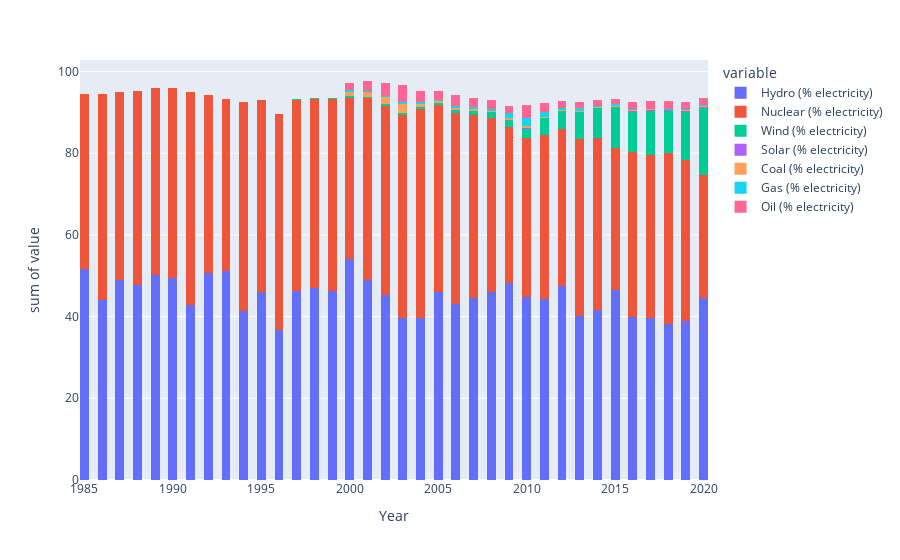

The notebook cell saved with this chart:
### Code cell
nationStats(nations["Sweden"])

### Figure 1 — Plotly figure (JSON) as saved in the notebook; plotly's stock layout.template omitted (floating-point values rounded to 4 significant figures)
{"data": [{"alignmentgroup": "True", "bingroup": "x", "histfunc": "sum", "hovertemplate": "variable=Hydro (% electricity)<br>Year=%{x}<br>sum of value=%{y}<extra></extra>", "legendgroup": "Hydro (% electricity)", "marker": {"color": "#636efa", "pattern": {"shape": ""}}, "name": "Hydro (% electricity)", "nbinsx": 100, "offsetgroup": "Hydro (% electricity)", "orientation": "v", "showlegend": true, "type": "histogram", "x": [2000, 2001, 2002, 2003, 2004, 2005, 2006, 2007, 2008, 2009, 2010, 2011, 2012, 2013, 2014, 2015, 2016, 2017, 2018, 2019, 2020, 1985, 1986, 1987, 1988, 1989, 1990, 1991, 1992, 1993, 1994, 1995, 1996, 1997, 1998, 1999], "xaxis": "x", "y": [54.11, 48.92, 45.24, 39.55, 39.64, 45.97, 43.08, 44.46, 46.08, 48.2, 44.73, 44.21, 47.43, 40.1, 41.53, 46.49, 39.78, 39.67, 38.08, 39.02, 44.56, 51.76, 43.95, 49.02, 47.79, 50.14, 49.49, 42.91, 50.78, 51.19, 41.32, 45.9, 36.79, 46.22, 47.01, 46.2], "yaxis": "y"}, {"alignmentgroup": "True", "bingroup": "x", "histfunc": "sum", "hovertemplate": "variable=Nuclear (% electricity)<br>Year=%{x}<br>sum of value=%{y}<extra></extra>", "legendgroup": "Nuclear (% electricity)", "marker": {"color": "#EF553B", "pattern": {"shape": ""}}, "name": "Nuclear (% electricity)", "nbinsx": 100, "offsetgroup": "Nuclear (% electricity)", "orientation": "v", "showlegend": true, "type": "histogram", "x": [2000, 2001, 2002, 2003, 2004, 2005, 2006, 2007, 2008, 2009, 2010, 2011, 2012, 2013, 2014, 2015, 2016, 2017, 2018, 2019, 2020, 1985, 1986, 1987, 1988, 1989, 1990, 1991, 1992, 1993, 1994, 1995, 1996, 1997, 1998, 1999], "xaxis": "x", "y": [39.47, 44.62, 46.43, 49.8, 51.08, 45.7, 46.74, 45.0, 42.62, 38.19, 38.96, 40.24, 38.48, 43.43, 42.25, 34.79, 40.48, 40.0, 41.96, 39.38, 30.18, 42.7, 50.45, 45.97, 47.48, 45.85, 46.54, 52.08, 43.39, 42.11, 51.14, 47.14, 52.81, 46.8, 46.28, 47.17], "yaxis": "y"}, {"alignmentgroup": "True", "bingroup": "x", "histfunc": "sum", "hovertemplate": "variable=Wind (% electricity)<br>Year=%{x}<br>sum of value=%{y}<extra></extra>", "legendgroup": "Wind (% electricity)", "marker": {"color": "#00cc96", "pattern": {"shape": ""}}, "name": "Wind (% electricity)", "nbinsx": 100, "offsetgroup": "Wind (% electricity)", "orientation": "v", "showlegend": true, "type": "histogram", "x": [2000, 2001, 2002, 2003, 2004, 2005, 2006, 2007, 2008, 2009, 2010, 2011, 2012, 2013, 2014, 2015, 2016, 2017, 2018, 2019, 2020, 1985, 1986, 1987, 1988, 1989, 1990, 1991, 1992, 1993, 1994, 1995, 1996, 1997, 1998, 1999], "xaxis": "x", "y": [0.3147, 0.2983, 0.4145, 0.5016, 0.567, 0.5904, 0.6868, 0.9582, 1.333, 1.823, 2.349, 4.064, 4.304, 6.431, 7.317, 10.08, 9.929, 10.72, 10.18, 11.68, 16.39, 0.004375, 0.004327, 0.004094, 0.003419, 0.003494, 0.004095, 0.00882, 0.02117, 0.03566, 0.05243, 0.07078, 0.1024, 0.1359, 0.1937, 0.2307], "yaxis": "y"}, {"alignmentgroup": "True", "bingroup": "x", "histfunc": "sum", "hovertemplate": "variable=Solar (% electricity)<br>Year=%{x}<br>sum of value=%{y}<extra></extra>", "legendgroup": "Solar (% electricity)", "marker": {"color": "#ab63fa", "pattern": {"shape": ""}}, "name": "Solar (% electricity)", "nbinsx": 100, "offsetgroup": "Solar (% electricity)", "orientation": "v", "showlegend": true, "type": "histogram", "x": [2000, 2001, 2002, 2003, 2004, 2005, 2006, 2007, 2008, 2009, 2010, 2011, 2012, 2013, 2014, 2015, 2016, 2017, 2018, 2019, 2020, 1985, 1986, 1987, 1988, 1989, 1990, 1991, 1992, 1993, 1994, 1995, 1996, 1997, 1998, 1999], "xaxis": "x", "y": [0.0009764, 0.00094, 0.001139, 0.001347, 0.001302, 0.001343, 0.001696, 0.002109, 0.002669, 0.005124, 0.005793, 0.00732, 0.01142, 0.02287, 0.03061, 0.05988, 0.09173, 0.1401, 0.2491, 0.2386, 0.2446, 0, 0, 0, 0, 0, 0, 0, 0, 0.0006858, 0.0006991, 0.0006741, 0.0007111, 0.0006693, 0.0006289, 0.0006445], "yaxis": "y"}, {"alignmentgroup": "True", "bingroup": "x", "histfunc": "sum", "hovertemplate": "variable=Coal (% electricity)<br>Year=%{x}<br>sum of value=%{y}<extra></extra>", "legendgroup": "Coal (% electricity)", "marker": {"color": "#FFA15A", "pattern": {"shape": ""}}, "name": "Coal (% electricity)", "nbinsx": 100, "offsetgroup": "Coal (% electricity)", "orientation": "v", "showlegend": true, "type": "histogram", "x": [2000, 2001, 2002, 2003, 2004, 2005, 2006, 2007, 2008, 2009, 2010, 2011, 2012, 2013, 2014, 2015, 2016, 2017, 2018, 2019, 2020, 1985, 1986, 1987, 1988, 1989, 1990, 1991, 1992, 1993, 1994, 1995, 1996, 1997, 1998, 1999], "xaxis": "x", "y": [1.126, 1.163, 1.618, 2.102, 0.6659, 0.4092, 0.6135, 0.4361, 0.3429, 0.377, 0.6885, 0.4372, 0.2902, 0.4267, 0.2416, 0.2389, 0.1687, 0.1961, 0.2051, 0.1964, 0.2013, null, null, null, null, null, null, null, null, null, null, null, null, null, null, null], "yaxis": "y"}, {"alignmentgroup": "True", "bingroup": "x", "histfunc": "sum", "hovertemplate": "variable=Gas (% electricity)<br>Year=%{x}<br>sum of value=%{y}<extra></extra>", "legendgroup": "Gas (% electricity)", "marker": {"color": "#19d3f3", "pattern": {"shape": ""}}, "name": "Gas (% electricity)", "nbinsx": 100, "offsetgroup": "Gas (% electricity)", "orientation": "v", "showlegend": true, "type": "histogram", "x": [2000, 2001, 2002, 2003, 2004, 2005, 2006, 2007, 2008, 2009, 2010, 2011, 2012, 2013, 2014, 2015, 2016, 2017, 2018, 2019, 2020, 1985, 1986, 1987, 1988, 1989, 1990, 1991, 1992, 1993, 1994, 1995, 1996, 1997, 1998, 1999], "xaxis": "x", "y": [0.3333, 0.2444, 0.379, 0.5392, 0.5116, 0.377, 0.416, 0.5604, 0.4123, 1.144, 1.96, 1.053, 0.5498, 0.5581, 0.2748, 0.2753, 0.4356, 0.1997, 0.2357, 0.2257, 0.2313, null, null, null, null, null, null, null, null, null, null, null, null, null, null, null], "yaxis": "y"}, {"alignmentgroup": "True", "bingroup": "x", "histfunc": "sum", "hovertemplate": "variable=Oil (% electricity)<br>Year=%{x}<br>sum of value=%{y}<extra></extra>", "legendgroup": "Oil (% electricity)", "marker": {"color": "#FF6692", "pattern": {"shape": ""}}, "name": "Oil (% electricity)", "nbinsx": 100, "offsetgroup": "Oil (% electricity)", "orientation": "v", "showlegend": true, "type": "histogram", "x": [2000, 2001, 2002, 2003, 2004, 2005, 2006, 2007, 2008, 2009, 2010, 2011, 2012, 2013, 2014, 2015, 2016, 2017, 2018, 2019, 2020, 1985, 1986, 1987, 1988, 1989, 1990, 1991, 1992, 1993, 1994, 1995, 1996, 1997, 1998, 1999], "xaxis": "x", "y": [1.828, 2.408, 3.078, 4.179, 2.786, 2.217, 2.627, 1.978, 2.312, 1.865, 3.098, 2.316, 1.616, 1.555, 1.395, 1.425, 1.745, 1.718, 1.798, 1.722, 1.765, null, null, null, null, null, null, null, null, null, null, null, null, null, null, null], "yaxis": "y"}], "layout": {"barmode": "relative", "legend": {"title": {"text": "variable"}, "tracegroupgap": 0}, "margin": {"t": 60}, "xaxis": {"anchor": "y", "domain": [0, 1], "title": {"text": "Year"}}, "yaxis": {"anchor": "x", "domain": [0, 1], "title": {"text": "sum of value"}}}}
